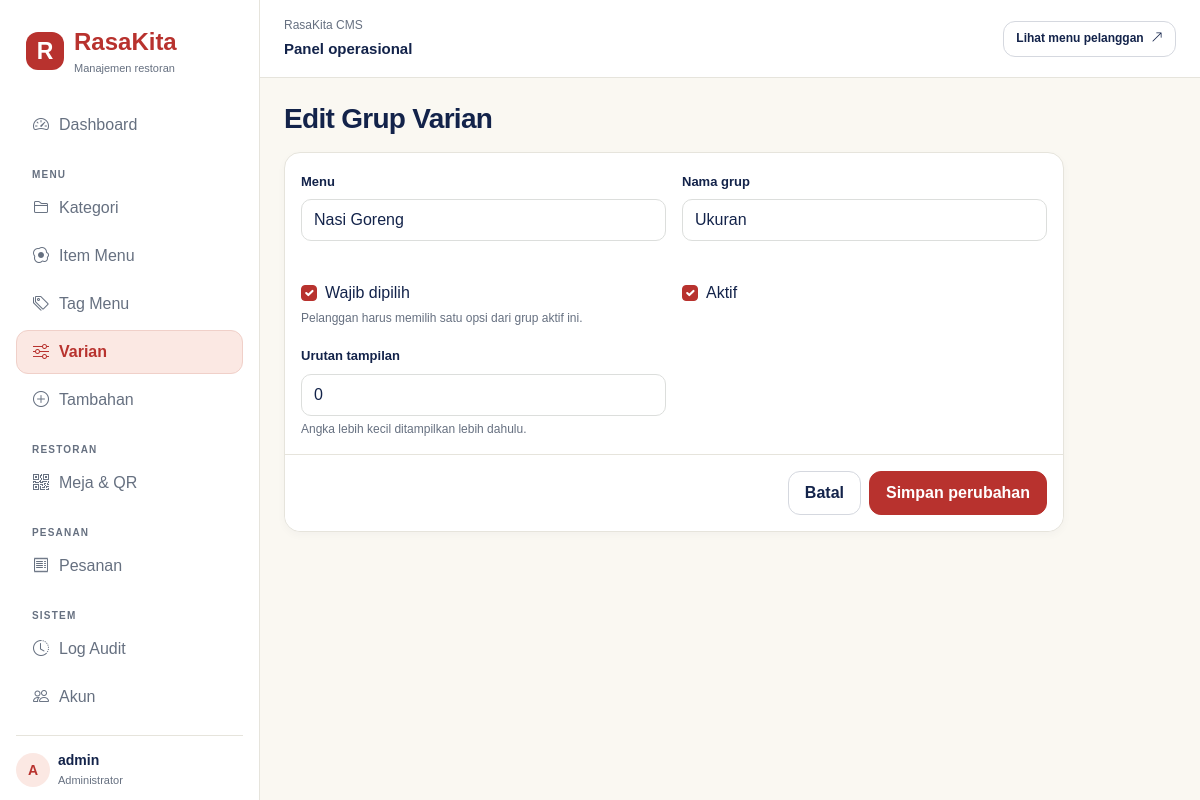
Screenshot of /staff/variants/groups/1/edit/ (signed in) with the database file from the repository.
### menu/models.py (models this page shows, shortened)
class VariantGroup(models.Model):
    menu_item = models.ForeignKey(MenuItem, on_delete=models.PROTECT, related_name="variant_groups")
    name = models.CharField(max_length=100)
    is_required = models.BooleanField(default=False)
    is_active = models.BooleanField(default=True)
    display_order = models.PositiveSmallIntegerField(default=0)
    class Meta:
        ordering = ["display_order", "id"]
        constraints = [
            models.UniqueConstraint(
                fields=["menu_item", "name"], name="unique_variant_group_per_item"
            )
        ]

### users/views.py (the view)
# urls.py: path('variants/groups/<int:pk>/edit/', views.variant_group_edit, name='variant-group-edit'),
@cms_required
@require_http_methods(['GET', 'POST'])
def variant_group_edit(request: HttpRequest, pk: int) -> HttpResponse:
    return _save_form(
        request,
        VariantGroupForm,
        get_object_or_404(VariantGroup, pk=pk),
        'users/form.html',
        'Edit Grup Varian',
        'staff:variants',
        cancel_url=reverse('staff:variants'),
    )

### users/forms.py
class VariantGroupForm(BootstrapModelForm):
    class Meta:
        model = VariantGroup
        fields = ('menu_item', 'name', 'is_required', 'is_active', 'display_order')
        labels = {
            'menu_item': 'Menu',
            'name': 'Nama grup',
            'is_required': 'Wajib dipilih',
            'is_active': 'Aktif',
            'display_order': 'Urutan tampilan',
        }
        help_texts = {
            'is_required': 'Pelanggan harus memilih satu opsi dari grup aktif ini.',
            'display_order': 'Angka lebih kecil ditampilkan lebih dahulu.',
        }
        error_messages = {
            '__all__': {'unique_together': 'Grup dengan nama ini sudah ada pada menu yang dipilih.'}
        }
    def __init__(self, *args: object, **kwargs: object) -> None:
        super().__init__(*args, **kwargs)
        self.fields['menu_item'].empty_label = 'Pilih menu'

### menu/models.py (called while the page is built)
    def __str__(self) -> str:
        return self.name

### users/access.py (called while the page is built)
    @property
    def can_manage_catalog(self) -> bool:
        return self._user.is_authenticated and self._user.is_staff

### users/views.py (called while the page is built)
def _cms_user(user: AbstractUser | AnonymousUser) -> bool:
    return StaffAccess(user).can_manage_catalog

def _save_form(
    request: HttpRequest,
    form_class: type[ModelForm],
    instance: Model | None,
    template: str,
    title: str,
    success_url: str,
    **context: object,
) -> HttpResponse:
    form = form_class(request.POST or None, request.FILES or None, instance=instance)
    if request.method == 'POST' and form.is_valid():
        form.save()
        messages.success(request, 'Data berhasil disimpan.')
        return redirect(success_url)
    return render(request, template, {'form': form, 'title': title, **context})

### users/templates/users/form.html (shortened to what this page needs)
{% extends 'users/base.html' %} {% block content %}
<div class="content-narrow">
  <div class="d-flex justify-content-between align-items-center mb-3">
    <h1 class="h3 mb-0">{{ title }}</h1>
  </div>
  <div class="card form-card">
    <form method="post" enctype="multipart/form-data">
      <div class="card-body">
        <div class="row g-3">
           {% for field in form %}
          <div
            class="{% if field.widget_type == 'textarea' or field.widget_type == 'selectmultiple' or field.widget_type == 'checkboxselectmultiple' %}col-12{% else %}col-md-6{% endif %}"
          >
            {% if field.widget_type == 'checkboxselectmultiple' %}
            {% include 'users/includes/choice_picker.html' with field=field %}
            {% elif field.widget_type == 'checkbox' %}
            <div class="form-check mt-4">
              {{ field }}
              <label class="form-check-label" for="{{ field.id_for_label }}"
                >{{ field.label }}</label
              >
            </div>
            {% else %}
            <label class="form-label fw-semibold" for="{{ field.id_for_label }}"
              >{{ field.label }}</label
            >
            {{ field }} {% endif %} {% if field.help_text %}
            <div class="form-text">{{ field.help_text }}</div>
            {% endif %}
          </div>
          {% endfor %}
        </div>
      </div>
      <div class="card-footer bg-white d-flex justify-content-end gap-2 py-3">
        <a href="{{ cancel_url|default:'javascript:history.back()' }}" class="btn btn-outline-secondary"
          >Batal</a
        >
        <button class="btn btn-success">Simpan perubahan</button>
      </div>
    </form>
  </div>
</div>
{% endblock %}

### users/templates/users/nav.html (shortened to what this page needs)
<nav class="nav flex-column gap-1 flex-grow-1">
  <a
    class="px-3 py-2 {% if request.resolver_match.url_name == 'dashboard' %}active{% endif %}"
    href="{% url 'staff:dashboard' %}"
    ><i class="bi bi-speedometer2 me-2"></i>Dashboard</a
  >
  <span class="nav-label mt-3 px-3">MENU</span>
  <a
    class="px-3 py-2 {% if 'categor' in request.resolver_match.url_name %}active{% endif %}"
    href="{% url 'staff:categories' %}"
    ><i class="bi bi-folder2 me-2"></i>Kategori</a
  >
  <a
    class="px-3 py-2 {% if 'menu-item' in request.resolver_match.url_name %}active{% endif %}"
    href="{% url 'staff:menu-items' %}"
    ><i class="bi bi-egg-fried me-2"></i>Item Menu</a
  >
  <a
    class="px-3 py-2 {% if 'tag' in request.resolver_match.url_name %}active{% endif %}"
    href="{% url 'staff:tags' %}"
    ><i class="bi bi-tags me-2"></i>Tag Menu</a
  >
  <a
    class="px-3 py-2 {% if 'variant' in request.resolver_match.url_name %}active{% endif %}"
    href="{% url 'staff:variants' %}"
    ><i class="bi bi-sliders me-2"></i>Varian</a
  >
  <a
    class="px-3 py-2 {% if 'addon' in request.resolver_match.url_name %}active{% endif %}"
    href="{% url 'staff:addons' %}"
    ><i class="bi bi-plus-circle me-2"></i>Tambahan</a
  >
  <span class="nav-label mt-3 px-3">RESTORAN</span>
  <a
    class="px-3 py-2 {% if 'table' in request.resolver_match.url_name %}active{% endif %}"
    href="{% url 'staff:tables' %}"
    ><i class="bi bi-qr-code me-2"></i>Meja &amp; QR</a
  >
  <span class="nav-label mt-3 px-3">PESANAN</span>
  <a
    class="px-3 py-2 {% if 'order' in request.resolver_match.url_name %}active{% endif %}"
    href="{% url 'staff:orders' %}"
    ><i class="bi bi-receipt me-2"></i>Pesanan</a
  >
  <span class="nav-label mt-3 px-3">SISTEM</span>
  <a
    class="px-3 py-2 {% if 'audit' in request.resolver_match.url_name %}active{% endif %}"
    href="{% url 'staff:audit-log' %}"
    ><i class="bi bi-clock-history me-2"></i>Log Audit</a
  >
  {% if request.user.is_superuser %}
  <a
    class="px-3 py-2 {% if 'account' in request.resolver_match.url_name %}active{% endif %}"
    href="{% url 'staff:accounts' %}"
    ><i class="bi bi-people me-2"></i>Akun</a
  >
  {% endif %}
</nav>
<div class="cms-profile pt-3 mt-3 small">
  <div class="d-flex align-items-center gap-2 mb-2">
    <div
      class="cms-avatar rounded-circle d-flex align-items-center justify-content-center fw-semibold"
      style="width: 34px; height: 34px"
    >
      {{ request.user.username|slice:":1"|upper }}
    </div>
    <div>
      <div class="fw-semibold lh-sm">
        {{ request.user.get_full_name|default:request.user.username }}
      </div>
      <div class="cms-profile-role">Administrator</div>
    </div>
  </div>
</div>

### users/static/users/css/cms-shell.css (style rules this page uses)
.cms-app { --brand:#b8322e;--brand-dark:#962722;--brand-soft:#fbe8e3; --cms-ink:#13234a;--cms-muted:#667080;--cms-line:#e6e4dc; --bs-body-color:var(--cms-ink);--bs-body-bg:#faf8f2; --bs-border-color:var(--cms-line);--bs-border-radius:12px; --bs-link-color:var(--brand);--bs-link-hover-color:var(--brand-dark); --bs-link-color-rgb:184,50,46;--bs-link-hover-color-rgb:150,39,34; --bs-primary:#b8322e;--bs-primary-rgb:184,50,46; margin:0;background:var(--bs-body-bg);color:var(--cms-ink); font-family:Arial,Helvetica,sans-serif; }
.cms-app * { box-sizing:border-box }
.cms-app h1,.cms-app h2,.cms-app h3 { font-weight:700;letter-spacing:-.025em }
.cms-app .sidebar a:not(.brand) { color:var(--cms-muted);text-decoration:none;border-radius:12px;min-height:44px;display:flex;align-items:center;gap:2px;border:1px solid transparent }
.cms-app .sidebar a.active { color:var(--brand);background:var(--brand-soft);border-color:#f0d0c9;font-weight:700 }
.cms-app .nav-label { font-size:10px;font-weight:700;letter-spacing:.12em;color:var(--cms-muted) }
.cms-app .cms-profile { color:var(--cms-ink);border-top:1px solid var(--cms-line) }
.cms-app .cms-profile-role { color:var(--cms-muted);font-size:11px;margin-top:3px }
.cms-app .cms-avatar { background:var(--brand-soft);color:var(--brand);width:34px;height:34px;flex-shrink:0 }
.cms-app .content-narrow { max-width:780px;margin-left:0 }
.cms-app .btn { border-radius:12px;font-weight:600;min-height:42px;padding:9px 16px }
.cms-app .btn-success,.cms-app .btn-primary { --bs-btn-bg:var(--brand);--bs-btn-border-color:var(--brand);--bs-btn-color:#fff; --bs-btn-hover-bg:var(--brand-dark);--bs-btn-hover-border-color:var(--brand-dark); --bs-btn-active-bg:var(--brand-dark);--bs-btn-active-border-color:var(--brand-dark); --bs-btn-disabled-bg:var(--brand);--bs-btn-disabled-border-color:var(--brand); }
.cms-app .btn-outline-secondary { --bs-btn-color:var(--cms-ink);--bs-btn-border-color:#d5d8df;--bs-btn-hover-bg:#edf0f8;--bs-btn-hover-color:var(--cms-ink);--bs-btn-hover-border-color:#bcc3d6 }
.cms-app .form-control,.cms-app .form-select { background-color:#fff;border-color:#dcdedc;color:var(--cms-ink);min-height:42px;border-radius:10px }
.cms-app .form-check-input:checked { background-color:var(--brand);border-color:var(--brand) }
.cms-app .form-label { font-size:13px;font-weight:600 }
.cms-app .form-text { font-size:12px;color:var(--cms-muted) }
.cms-app .stat,.cms-app .form-card { border:1px solid var(--cms-line);border-radius:16px;background:#fff;box-shadow:0 3px 8px #13234a08 }
.cms-app .card-footer { border-top-color:var(--cms-line);border-radius:0 0 16px 16px }
.cms-app .content h1,.cms-app .content p,.cms-app .cms-profile { overflow-wrap:anywhere }

### rows the page displays
VariantGroup: form "Nasi Goreng" "Ukuran" "0", form "☑" "☑"

### other values shown
{{ request.user.username|slice:":1"|upper }} "A"
{{ request.user.get_full_name|default:request.user.username }} "admin"
{{ title }} "Edit Grup Varian"
{{ field.label }} "Menu" "Nama grup" "Urutan tampilan"
{{ field.label }} "Wajib dipilih" "Aktif"
{{ field.help_text }} "Pelanggan harus memilih satu opsi dari grup aktif ini." "Angka lebih kecil ditampilkan lebih dahulu."
